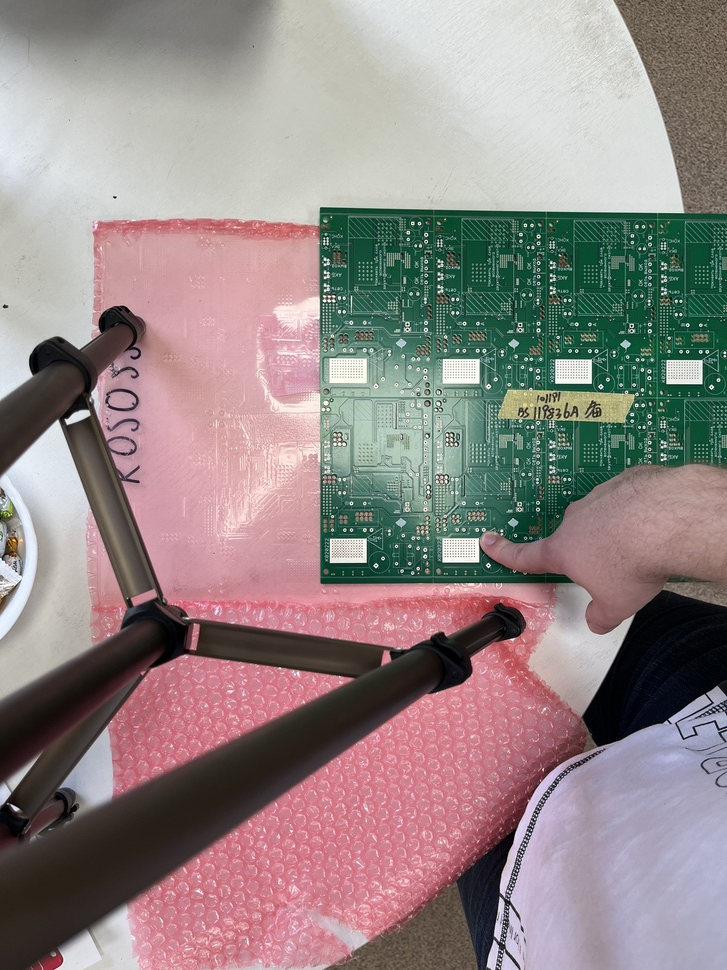
#> input picture greenTest/IMG_1244.jpeg, 727 x 970 px, shrunk from 3024 x 4032 before the run, found by its file name
$ python clearCVdetecting.py
#> lines starting #> are read from the running program, lines starting #| are printed output that depends on the picture; after the words box and inside, x2 and y2 are one past the last pixel; in counts of white or black regions, pixels touching at a corner belong together
import cv2
import numpy as np

img = cv2.imread("greenTest/perfects/IMG_1244.jpeg")
#> img is the input picture: shape (970, 727, 3); mean B, G, R 133.9, 134.7, 147.1
hsv = cv2.cvtColor(img, cv2.COLOR_BGR2HSV)
#> hsv: shape (970, 727, 3); mean H, S, V 90.2, 64.9, 156.4

# Диапазон белого цвета
lower_white = np.array([0, 0, 200])
upper_white = np.array([180, 20, 255])

mask = cv2.inRange(hsv, lower_white, upper_white)
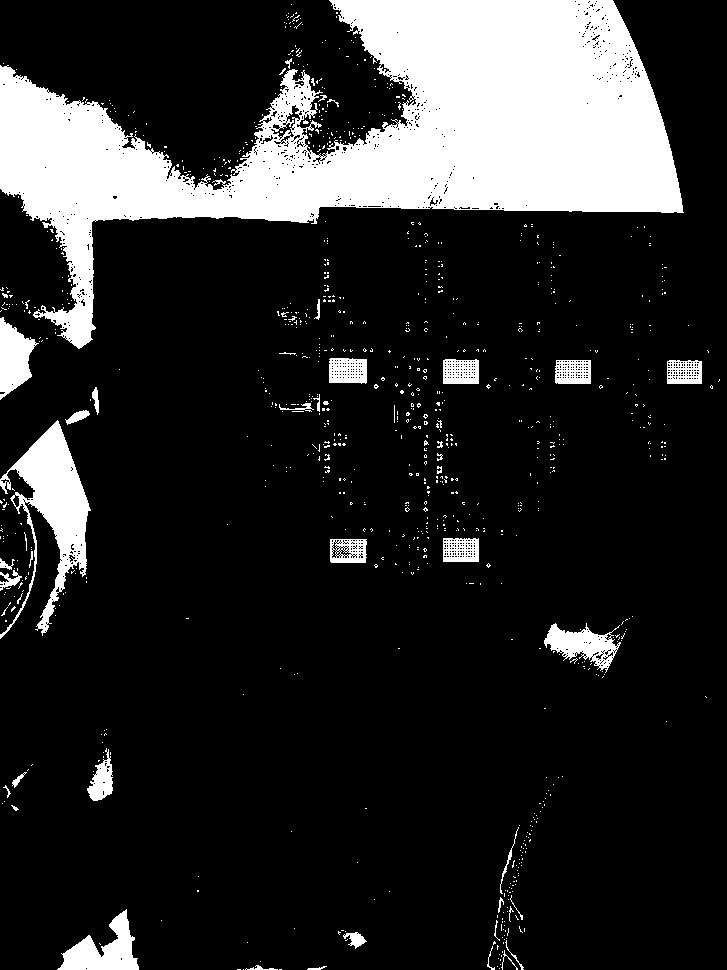
#> mask: shape (970, 727); 16.5% white; 956 white regions (913 under 20 px)
contours, _ = cv2.findContours(mask, cv2.RETR_EXTERNAL, cv2.CHAIN_APPROX_SIMPLE)
#> contours = 954 contours, 930 with area under 20; largest, box (x1, y1, x2, y2) and area: (0, 0, 684, 349) 93876, (0, 420, 91, 639) 6625, (57, 909, 139, 970) 2200, (0, 317, 39, 400) 1752, (544, 623, 621, 673) 1732

for cnt in contours:
    if cv2.contourArea(cnt) > 100:
        (x, y, w, h) = cv2.boundingRect(cnt)
        cv2.rectangle(img, (x, y), (x+w, y+h), (0, 255, 0), 2)
        print(f"Репер найден на ({x}, {y})")
#> this loop made 954 passes
#> (x, y, w, h) on passes 28, 49, 139, 179, 214, 240, 241, 450, 465, 547, 548, 550: (343, 932, 24, 17), (57, 909, 82, 61), (87, 748, 26, 53), (544, 623, 77, 50), (0, 570, 22, 21), (330, 539, 37, 24), (443, 538, 36, 24), (0, 420, 91, 219), (65, 410, 25, 15), (667, 360, 35, 24), (555, 360, 36, 24), (443, 359, 36, 25)
#> cnt on passes 1, 2, 3, 4, 5, 8: [[279, 969], [281, 969]], [[243, 969]], [[237, 969], [240, 969]], [[499, 968]], [[497, 966]], [[500, 964]]
#| Репер найден на (343, 932)
#| Репер найден на (57, 909)
#| Репер найден на (87, 748)
#| Репер найден на (544, 623)
#| Репер найден на (0, 570)
#| Репер найден на (330, 539)
#| Репер найден на (443, 538)
#| Репер найден на (0, 420)
#> (further printed lines are left out)
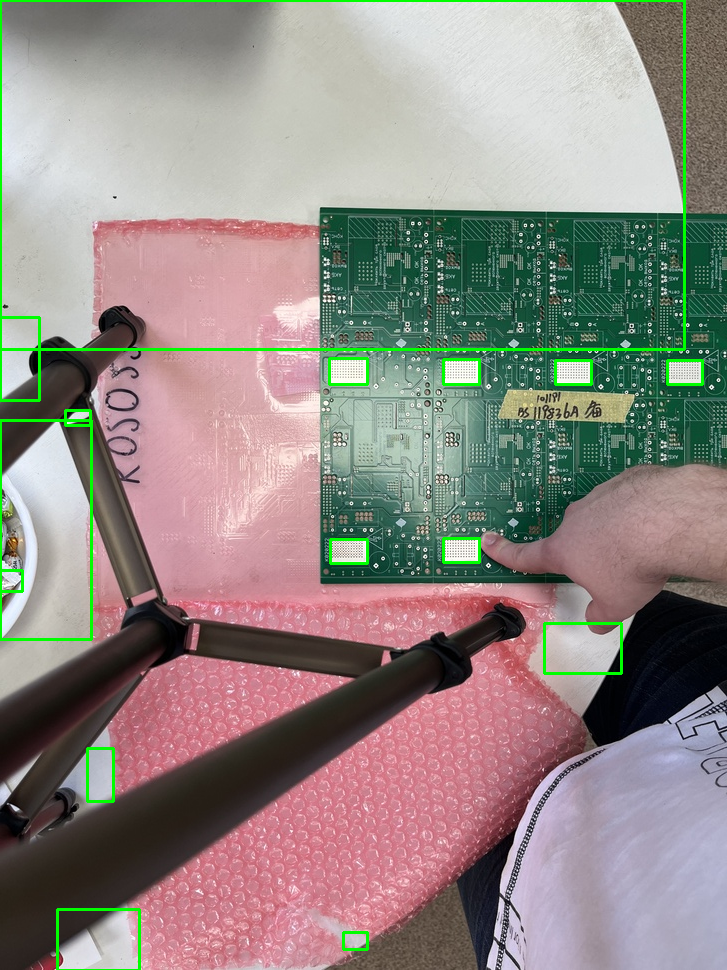
#> img: shape (970, 727, 3); 1.71% of pixels changed, all inside (x1, y1, x2, y2) = (0, 0, 704, 970)

cv2.imshow("Detected", img)
cv2.waitKey(0)

$ run again, with greenTest/IMG_1234.jpeg copied over greenTest/IMG_1244.jpeg
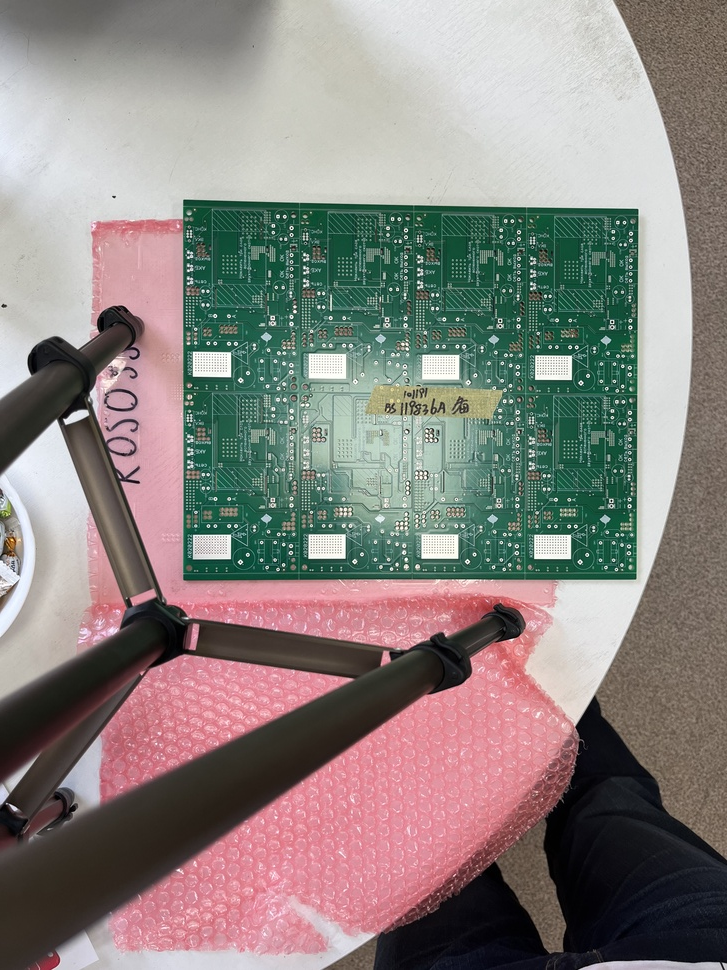
#> input picture greenTest/IMG_1234.jpeg, 727 x 970 px, shrunk from 3024 x 4032 before the run, found by its file name
#> img is the input picture: shape (970, 727, 3); mean B, G, R 127.3, 131.1, 137.5
#> hsv: shape (970, 727, 3); mean H, S, V 79.7, 64.7, 148.2
#> `mask = cv2.inRange(hsv, lower_white, upper_white)`:
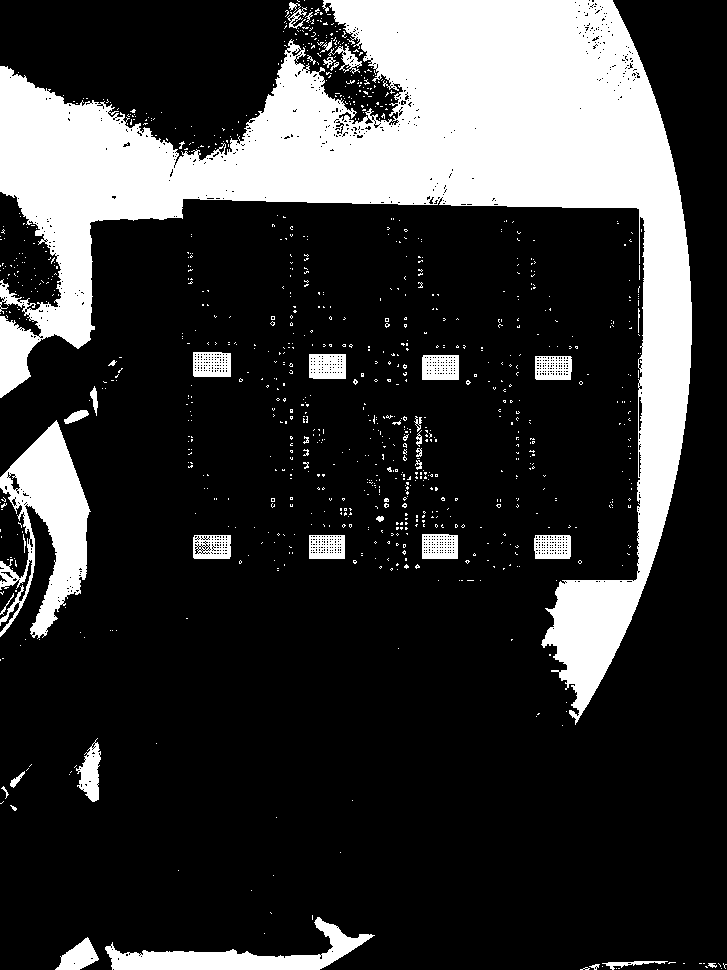
#> mask: shape (970, 727); 21.7% white; 978 white regions (936 under 20 px)
#> contours = 978 contours, 951 with area under 20; largest, box (x1, y1, x2, y2) and area: (0, 0, 692, 725) 124581, (0, 420, 91, 639) 9201, (105, 917, 375, 970) 4378, (193, 352, 231, 377) 879, (422, 355, 459, 380) 862
#> the loop `for cnt in contours:` made 978 passes
#> (x, y, w, h) on passes 16, 17, 19, 38, 120, 121, 122, 123: (602, 961, 66, 9), (55, 937, 44, 33), (105, 917, 270, 53), (76, 738, 25, 64), (534, 535, 37, 24), (309, 535, 36, 24), (193, 535, 38, 24), (422, 534, 36, 25)
#> (printed output is left out)
#> after the loop `for cnt in contours:`:
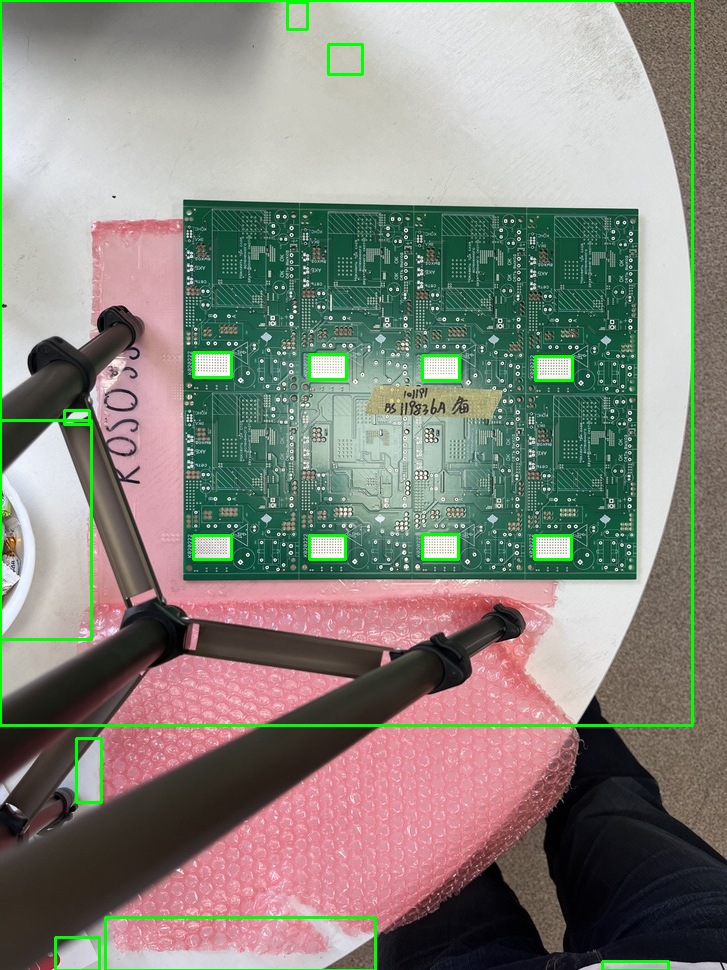
#> img: shape (970, 727, 3); 2.08% of pixels changed, all inside (x1, y1, x2, y2) = (0, 0, 694, 970)

$ run again, with greenTest/IMG_1235.jpeg copied over greenTest/IMG_1244.jpeg
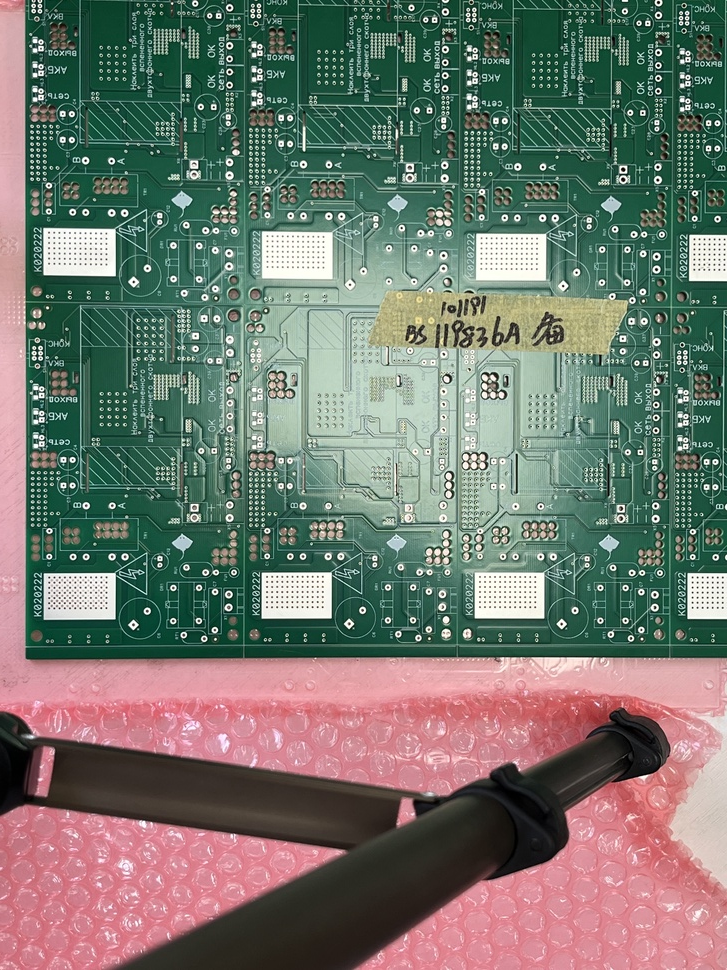
#> input picture greenTest/IMG_1235.jpeg, 727 x 970 px, shrunk from 3024 x 4032 before the run, found by its file name
#> img is the input picture: shape (970, 727, 3); mean B, G, R 110, 119, 114.6
#> hsv: shape (970, 727, 3); mean H, S, V 88.6, 96, 137.6
#> `mask = cv2.inRange(hsv, lower_white, upper_white)`:
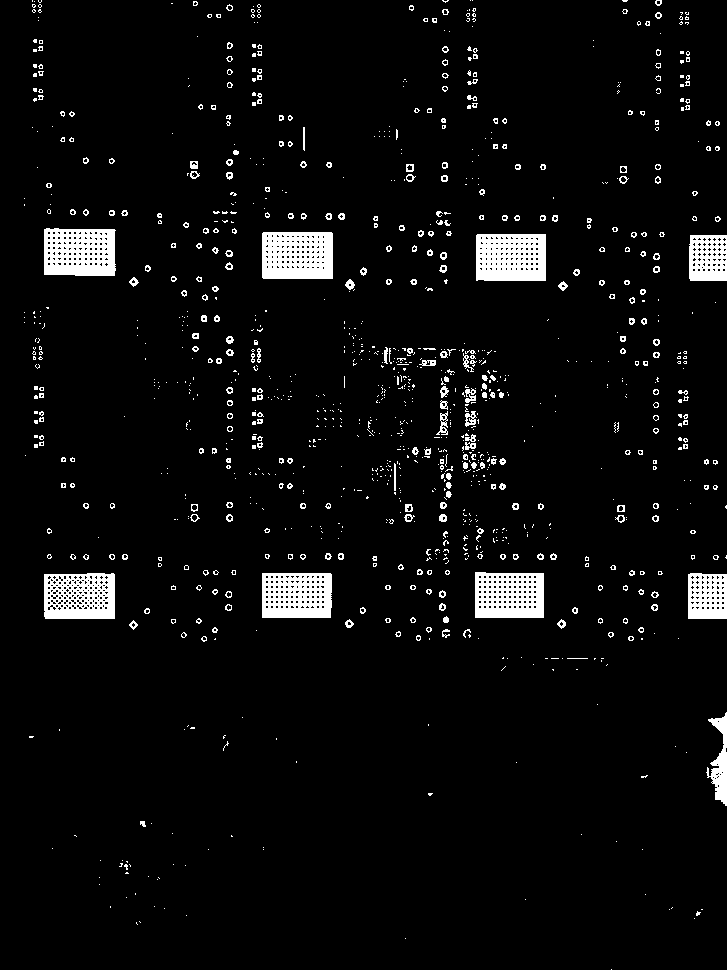
#> mask: shape (970, 727); 4.7% white; 1158 white regions (914 under 20 px)
#> contours = 1157 contours, 987 with area under 20; largest, box (x1, y1, x2, y2) and area: (262, 232, 333, 279) 3218, (44, 228, 116, 276) 3204, (476, 234, 546, 281) 3168, (44, 573, 115, 619) 3098, (262, 573, 332, 618) 3022
#> the loop `for cnt in contours:` made 1157 passes
#> (x, y, w, h) on passes 60, 124, 125, 126, 127, 523, 524, 879: (706, 712, 21, 94), (688, 573, 39, 46), (262, 573, 70, 45), (44, 573, 71, 46), (475, 572, 69, 46), (465, 411, 12, 16), (436, 411, 12, 24), (689, 235, 38, 46)
#> (printed output is left out)
#> after the loop `for cnt in contours:`:
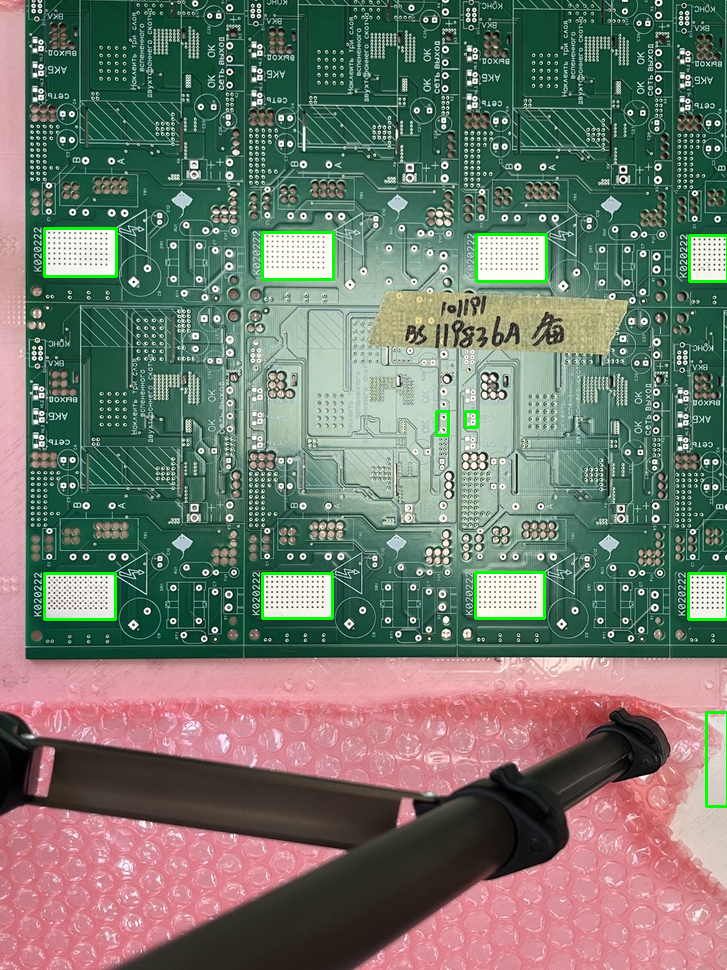
#> img: shape (970, 727, 3); 0.83% of pixels changed, all inside (x1, y1, x2, y2) = (43, 227, 727, 808)
